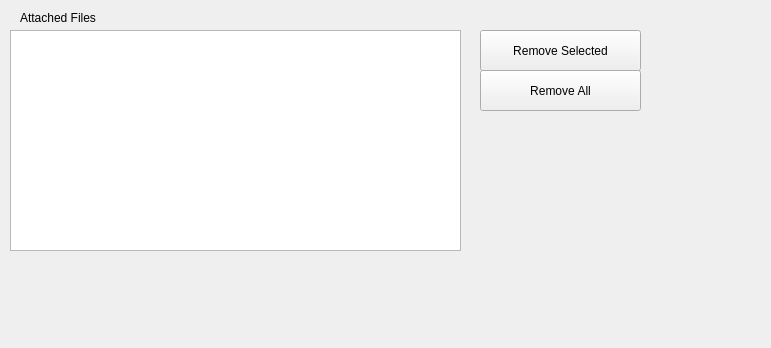
        <widget class="QWidget" name="page_4">
         <property name="geometry">
          <rect>
           <x>0</x>
           <y>0</y>
           <width>771</width>
           <height>348</height>
          </rect>
         </property>
         <attribute name="label">
          <string>Attachments</string>
         </attribute>
         <widget class="QListView" name="lwAttachedFilesPrev">
          <property name="geometry">
           <rect>
            <x>10</x>
            <y>30</y>
            <width>451</width>
            <height>221</height>
           </rect>
          </property>
         </widget>
         <widget class="QPushButton" name="btnRemoveSelectedFile">
          <property name="geometry">
           <rect>
            <x>480</x>
            <y>30</y>
            <width>161</width>
            <height>41</height>
           </rect>
          </property>
          <property name="text">
           <string>Remove Selected</string>
          </property>
         </widget>
         <widget class="QPushButton" name="btnRemoveAllAttachments">
          <property name="geometry">
           <rect>
            <x>480</x>
            <y>70</y>
            <width>161</width>
            <height>41</height>
           </rect>
          </property>
          <property name="text">
           <string>Remove All</string>
          </property>
         </widget>
         <widget class="QLabel" name="label_2">
          <property name="geometry">
           <rect>
            <x>20</x>
            <y>10</y>
            <width>101</width>
            <height>16</height>
           </rect>
          </property>
          <property name="text">
           <string>Attached Files</string>
          </property>
         </widget>
        </widget>
